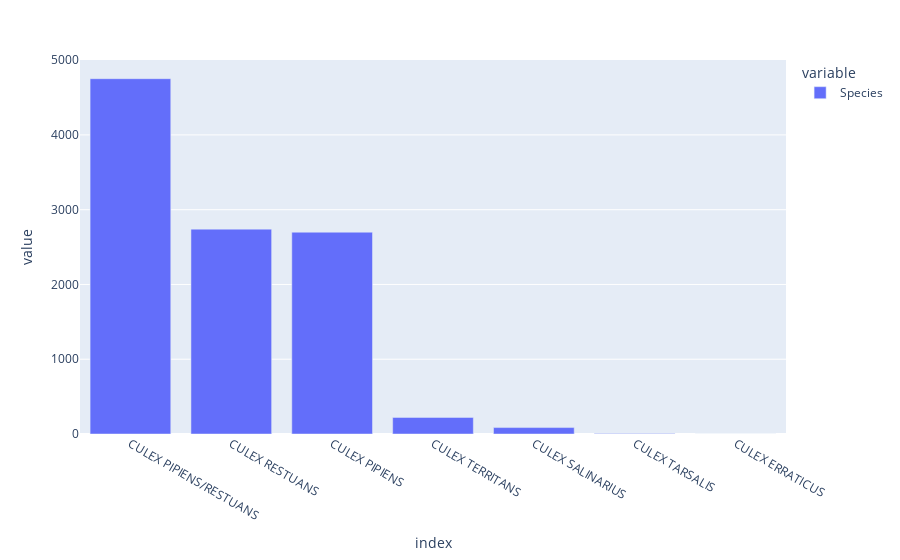

Here is the notebook cell this chart was saved with:
### Code cell
fig = px.bar(species)
fig.show()

### Figure 1 — Plotly figure (JSON) as saved in the notebook; plotly's stock layout.template omitted (floating-point values rounded to 4 significant figures)
{"data": [{"alignmentgroup": "True", "hovertemplate": "variable=Species<br>index=%{x}<br>value=%{y}<extra></extra>", "legendgroup": "Species", "marker": {"color": "#636efa"}, "name": "Species", "offsetgroup": "Species", "orientation": "v", "showlegend": true, "textposition": "auto", "type": "bar", "x": ["CULEX PIPIENS/RESTUANS", "CULEX RESTUANS", "CULEX PIPIENS", "CULEX TERRITANS", "CULEX SALINARIUS", "CULEX TARSALIS", "CULEX ERRATICUS"], "xaxis": "x", "y": [4752, 2740, 2699, 222, 86, 6, 1], "yaxis": "y"}], "layout": {"barmode": "relative", "legend": {"title": {"text": "variable"}, "tracegroupgap": 0}, "margin": {"t": 60}, "xaxis": {"anchor": "y", "domain": [0, 1], "title": {"text": "index"}}, "yaxis": {"anchor": "x", "domain": [0, 1], "title": {"text": "value"}}}}
